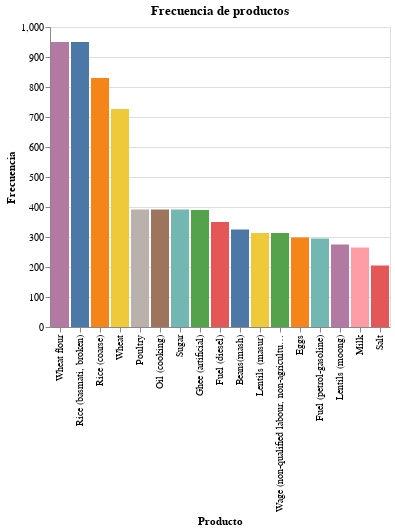

Here is the notebook cell this chart was saved with:
### Code cell
# price, general plot
alt.Chart(source).mark_bar().encode(
    alt.X('Producto',  sort='-y'),
    alt.Y('Frequency', title="Frecuencia"),
    alt.Color('Producto', legend=None),
    tooltip=['Producto', 'Frequency']
).properties(title="Frecuencia de productos")

### Figure 1 — Vega-Lite specification as saved in the notebook (floating-point values rounded to 4 significant figures)
{"$schema": "https://vega.github.io/schema/vega-lite/v4.8.1.json", "config": {"view": {"continuousHeight": 300, "continuousWidth": 400}}, "data": {"name": "data-8d3c26a67a2f8550ca7081380418a5a3"}, "datasets": {"data-8d3c26a67a2f8550ca7081380418a5a3": [{"Frequency": 950, "Producto": "Wheat flour"}, {"Frequency": 950, "Producto": "Rice (basmati, broken)"}, {"Frequency": 830, "Producto": "Rice (coarse)"}, {"Frequency": 727, "Producto": "Wheat"}, {"Frequency": 392, "Producto": "Poultry"}, {"Frequency": 392, "Producto": "Oil (cooking)"}, {"Frequency": 392, "Producto": "Sugar"}, {"Frequency": 390, "Producto": "Ghee (artificial)"}, {"Frequency": 350, "Producto": "Fuel (diesel)"}, {"Frequency": 325, "Producto": "Beans(mash)"}, {"Frequency": 313, "Producto": "Lentils (masur)"}, {"Frequency": 313, "Producto": "Wage (non-qualified labour, non-agricultural)"}, {"Frequency": 298, "Producto": "Eggs"}, {"Frequency": 295, "Producto": "Fuel (petrol-gasoline)"}, {"Frequency": 275, "Producto": "Lentils (moong)"}, {"Frequency": 265, "Producto": "Milk"}, {"Frequency": 205, "Producto": "Salt"}]}, "encoding": {"color": {"field": "Producto", "legend": null, "type": "nominal"}, "tooltip": [{"field": "Producto", "type": "nominal"}, {"field": "Frequency", "type": "quantitative"}], "x": {"field": "Producto", "sort": "-y", "type": "nominal"}, "y": {"field": "Frequency", "title": "Frecuencia", "type": "quantitative"}}, "mark": "bar", "title": "Frecuencia de productos"}
